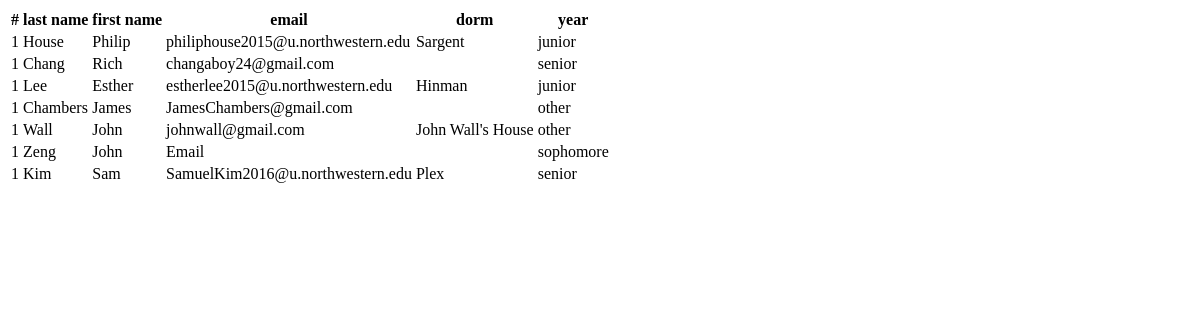
The page /admin/large-group/_get_event_table on the database as committed earlier.
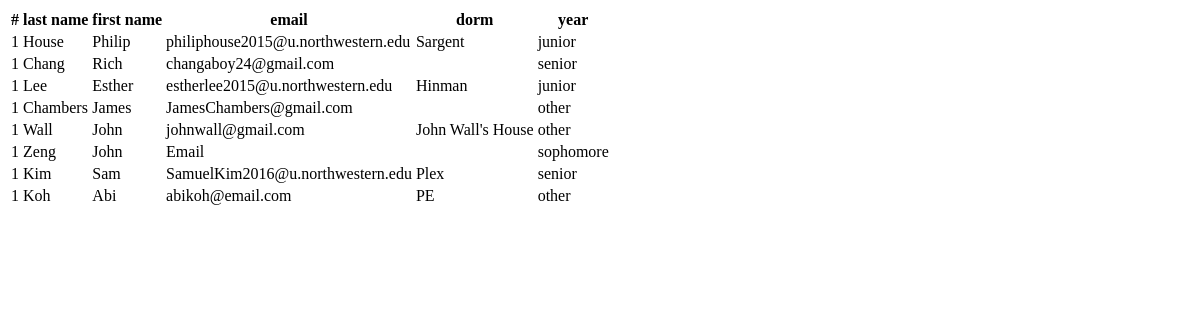
The same page on the database as committed later.
### arkaios/models.py (models this page shows, shortened)
class LargeGroupAttendance(Base):
	__tablename__ = 'large_group_attendance'
	id = Column(Integer, primary_key=True)
	first_time = Column(Integer)
	large_group_id = Column(Integer, ForeignKey('large_group.id'))
	large_group = relationship("LargeGroup", backref=backref('large_group_attendance', order_by=id))
	attendee_id = Column(Integer, ForeignKey('attendee.id'))
	attendee = relationship("Attendee", backref=backref('large_group_attendance', order_by=id))

class Attendee(Base):
	__tablename__ = 'attendee'
	id = Column(Integer, primary_key=True)
	first_name = Column(String(200))
	last_name = Column(String(200))
	year = Column(String(200))
	email = Column(String(100), unique=True)
	dorm = Column(String(100))
	temp = "test"

### arkaios/app.py (the view)
@app.route('/admin/large-group/_get_event_table')
def large_group_attendance_table_admin():
	quarter = request.args.get('quarter', "w14", type=str)
	week = request.args.get('week', 1, type=int)
	sort = request.args.get('sort', 0, type=int)
	sift = request.args.get('sift', 0, type=int)
	returnType = request.args.get('returnType', 0, type=int)
	sortingDictionary = {0: LargeGroupAttendance.id, 1: Attendee.year, 2: Attendee.first_name, 3: Attendee.last_name }
	if week == -1:
		return render_template('largegroup/_full_attendance_table.html')
	try:
		event_id = db.session.query(LargeGroup).filter_by(weekNumber=week).filter_by(quarter=quarter).first().id
	except AttributeError:
		return render_template('largegroup/_no_event_found.html')
	if(sift == 0):
		attendance_records = db.session.query(LargeGroupAttendance).filter_by(large_group_id=event_id).join(LargeGroupAttendance.attendee).order_by(sortingDictionary[sort])
	elif(sift == 1):
		attendance_records = db.session.query(LargeGroupAttendance).filter_by(large_group_id=event_id).join(LargeGroupAttendance.attendee).filter_by(year="freshman").order_by(sortingDictionary[sort])
	elif(sift == 2):
		attendance_records = db.session.query(LargeGroupAttendance).filter_by(large_group_id=event_id).join(LargeGroupAttendance.attendee).filter_by(year="sophomore").order_by(sortingDictionary[sort])
	elif(sift == 3):
		attendance_records = db.session.query(LargeGroupAttendance).filter_by(large_group_id=event_id).join(LargeGroupAttendance.attendee).filter_by(year="junior").order_by(sortingDictionary[sort])
	elif(sift == 4):
		attendance_records = db.session.query(LargeGroupAttendance).filter_by(large_group_id=event_id).join(LargeGroupAttendance.attendee).filter_by(year="senior").order_by(sortingDictionary[sort])
	elif(sift == 5):
		attendance_records = db.session.query(LargeGroupAttendance).filter_by(large_group_id=event_id).join(LargeGroupAttendance.attendee).filter_by(year="other").order_by(sortingDictionary[sort])
	elif(sift == 6):
		attendance_records = db.session.query(LargeGroupAttendance).filter_by(large_group_id=event_id).filter_by(first_time=1).join(LargeGroupAttendance.attendee).order_by(sortingDictionary[sort])
	for i in attendance_records:
		print i
	if returnType == 0:
		return render_template('largegroup/_attendance_table.html', attendance=attendance_records)
	else:
		fullArray = [1]
		columnDescription = ["Last Name", "First Name", "Email", "Dorm", "Year"]
		fullArray[0] = columnDescription
		for record in attendance_records:
			temp = [record.attendee.last_name, record.attendee.first_name, record.attendee.email, record.attendee.dorm, record.attendee.year]
			fullArray.append(temp)
		def generate():
			for row in fullArray:
				yield ','.join(row) + '\n'
		return Response(generate(), mimetype='text/csv', headers={"Content-Disposition":"attachment;filename=" + helpers.parseFileName(quarter, week)})

### arkaios/templates/largegroup/_attendance_table.html
<table class="table table-condensed table-hover">
	<tr>
		<th>#</th>
		<th>last name</th>
		<th>first name</th>
		<th>email</th>
		<th>dorm</th>
		<th>year</th>
	</tr>
	{% for user in attendance %}
		<tr class="{% if user.first_time == 1 %}info{% endif %}">
			<td>1</td>
			<td>{{ user.attendee.last_name }}</td>
			<td>{{ user.attendee.first_name }}</td>
			<td>{{ user.attendee.email }}</td>
			<td>{{ user.attendee.dorm }}</td>
			<td>{{ user.attendee.year }}</td>
		</tr>
	{% endfor %}
</table>

Rows that differ between the two databases and show on the page:
added LargeGroupAttendance: attendee.last_name "Koh", attendee.first_name "Abi", attendee.email "abikoh@email.com", attendee.dorm "PE", attendee.year "other"
